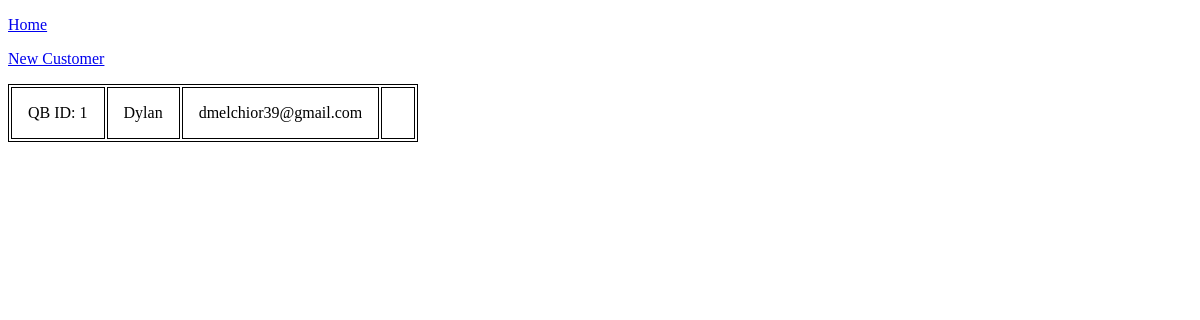
The app's page /customers/, older data.
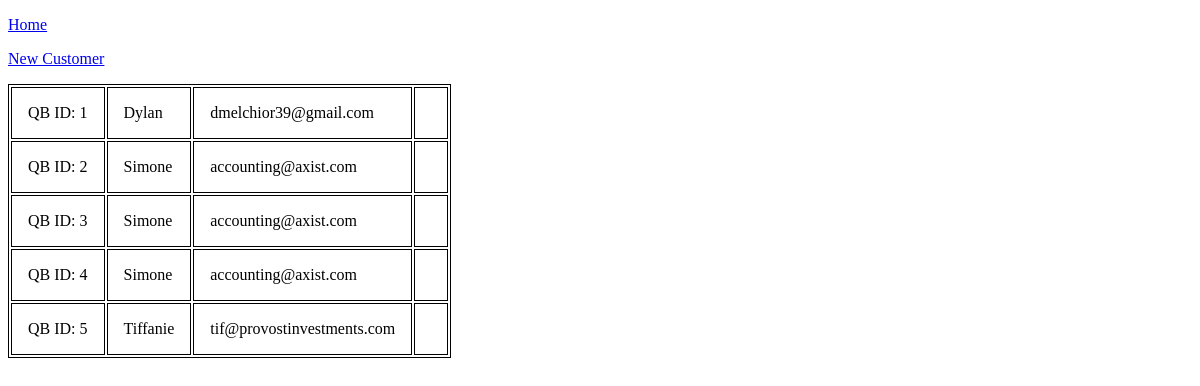
The same page, newer data.
### dashboard/models.py (models this page shows, shortened)
class Customer(models.Model):
    name = models.CharField(max_length=200)
    phone = models.CharField(max_length=200, null = True)
    email = models.EmailField(default = "None", null = True)
    qb_id = models.BigIntegerField()

### dashboard/views.py (the view)
# urls.py: path("customers/", views.customers, name="customers"),
def customers(request):
    customers = Customer.objects.all()
    return render(request, "customers.html", {
        "customers" : customers,
    })

### dashboard/templates/customers.html (shortened to what this page needs)
<!doctype html>
<html lang="en">
  <head>
    <link rel="stylesheet" href="/static/main.css" />
  </head>
  <header>
    <nav>
        <p><a href="/"> Home </a></p>
        <p><a href="/newcustomer/"> New Customer </a></p>
    </nav>
</header>
  <body>
    <table>
      {% for customer in customers %}
      <tr>
        <td>QB ID: {{customer.id}}</td>
        <td>{{customer.name}}</td>
        <td>{{customer.email}}</td>
        <td>{{customer.phone}}</td>
      </tr>
      {% endfor %}
    </table>
  </body>
</html>

Row changes from the older to the newer data that the page shows:
added Customer: id "2", name "Simone", email "accounting@axist.com"
added Customer: id "3", name "Simone", email "accounting@axist.com"
added Customer: id "4", name "Simone", email "accounting@axist.com"
added Customer: id "5", name "Tiffanie", email "tif@provostinvestments.com"
